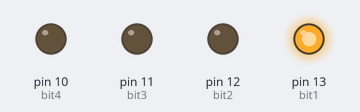
Bench run of a sketch on a simulated Arduino Uno, built with avr-gcc and run on an emulated ATmega328P. On the bench: output pins drawn as LEDs (lit = HIGH).

Above: at 0.1 s.
At 4.6 s:
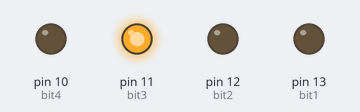
At 9.1 s:
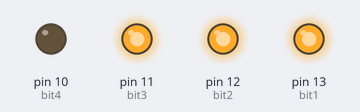
At 18.1 s:
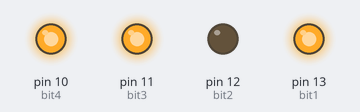
At 27.1 s:
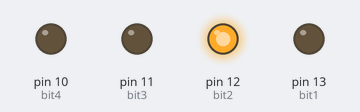
At 37.6 s:
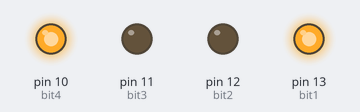
Timing chart, 0 to 40.0 s (numbered marks = the images above):
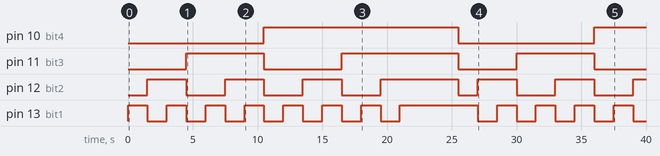

Measured:
- by itself, pin 10 (bit4): LOW → HIGH at 10.5 s, → LOW 15.0 s later, → HIGH 10.5 s later
- by itself, pin 11 (bit3): goes HIGH 6.0 s, LOW 6.0 s, HIGH 9.0 s, LOW 4.5 s, HIGH 6.0 s, then LOW
- by itself, pin 12 (bit2): LOW → HIGH at 1.5 s, → LOW 3.0 s later, → HIGH 3.0 s later, → LOW 3.0 s later, … (13 changes in this stretch)
- by itself, pin 13 (bit1): goes 7 × (HIGH 1.5 s, LOW 1.5 s), HIGH 6.0 s, 4 × (LOW 1.5 s, HIGH 1.5 s), then LOW

The sketch:

Binary_Bit_counter.ino
```cpp
int bit1 = 13, bit2 = 12, bit3 = 11, bit4 = 10, dly = 1500, bdly = 3000;

void setup() {
  // put your setup code here, to run once:
  pinMode(bit1, OUTPUT);
  pinMode(bit2, OUTPUT);
  pinMode(bit3, OUTPUT);
  pinMode(bit4, OUTPUT);
}

void loop() {
  //1 0001
  //2 0010
  //3 0011
  //4 0100
  //5 0101
  //6 0110
  //7 0111
  //8 1000
  //9 1001
  //10 1010
  //11 1011
  //12 1100
  //13 1101
  //14 1110
  //15 1111
  digitalWrite(bit4, LOW);
  digitalWrite(bit3, LOW);
  digitalWrite(bit2, LOW);
  digitalWrite(bit1, HIGH);
  delay(dly);

  digitalWrite(bit4, LOW);
  digitalWrite(bit3, LOW);
  digitalWrite(bit2, HIGH);
  digitalWrite(bit1, LOW);
  delay(dly);

  digitalWrite(bit4, LOW);
  digitalWrite(bit3, LOW);
  digitalWrite(bit2, HIGH);
  digitalWrite(bit1, HIGH);
  delay(dly);

  digitalWrite(bit4, LOW);
  digitalWrite(bit3, HIGH);
  digitalWrite(bit2, LOW);
  digitalWrite(bit1, LOW);
  delay(dly);

  digitalWrite(bit4, LOW);
  digitalWrite(bit3, HIGH);
  digitalWrite(bit2, LOW);
  digitalWrite(bit1, HIGH);
  delay(dly);

  digitalWrite(bit4, LOW);
  digitalWrite(bit3, HIGH);
  digitalWrite(bit2, HIGH);
  digitalWrite(bit1, LOW);
  delay(dly);

  digitalWrite(bit4, LOW);
  digitalWrite(bit3, HIGH);
  digitalWrite(bit2, HIGH);
  digitalWrite(bit1, HIGH);
  delay(dly);

  digitalWrite(bit4, HIGH);
  digitalWrite(bit3, LOW);
  digitalWrite(bit2, LOW);
  digitalWrite(bit1, LOW);
  delay(dly);

  digitalWrite(bit4, HIGH);
  digitalWrite(bit3, LOW);
  digitalWrite(bit2, LOW);
  digitalWrite(bit1, HIGH);
  delay(dly);

  digitalWrite(bit4, HIGH);
  digitalWrite(bit3, LOW);
  digitalWrite(bit2, HIGH);
  digitalWrite(bit1, LOW);
  delay(dly);

  digitalWrite(bit4, HIGH);
  digitalWrite(bit3, LOW);
  digitalWrite(bit2, HIGH);
  digitalWrite(bit1, HIGH);
  delay(dly);

  digitalWrite(bit4, HIGH);
  digitalWrite(bit3, HIGH);
  digitalWrite(bit2, LOW);
  digitalWrite(bit1, LOW);
  delay(dly);

  digitalWrite(bit4, HIGH);
  digitalWrite(bit3, HIGH);
  digitalWrite(bit2, LOW);
  digitalWrite(bit1, HIGH);
  delay(dly);

  digitalWrite(bit4, HIGH);
  digitalWrite(bit3, HIGH);
  digitalWrite(bit2, HIGH);
  digitalWrite(bit1, LOW);
  delay(dly);

  digitalWrite(bit4, HIGH);
  digitalWrite(bit3, HIGH);
  digitalWrite(bit2, HIGH);
  digitalWrite(bit1, HIGH);
  delay(dly);

  delay(bdly);
}
```
